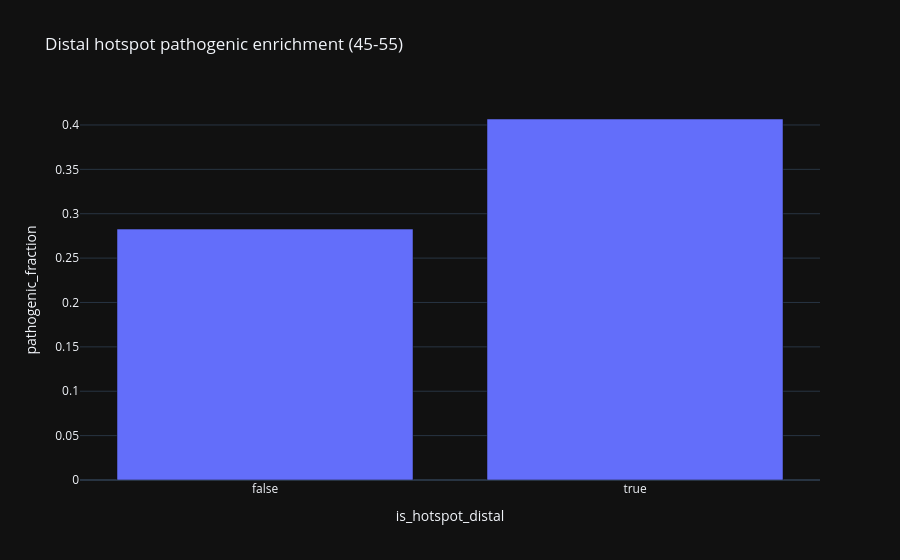

Write notebook code for a chart like this one.
### Markdown cell above
## 10. 📊 distal hotspot (45–55) enrichment 🛡 ⭐

### Code cell
tbl = d.groupby('is_hotspot_distal').agg(pathogenic_fraction=('pathogenic', 'mean'), n=('var_id', 'size')).reset_index()
display(tbl)
fig = px.bar(tbl, x='is_hotspot_distal', y='pathogenic_fraction', hover_data=['n'], title='Distal hotspot pathogenic enrichment (45-55)')
fig.show()

### Figure 1 — Plotly figure (JSON) as saved in the notebook; plotly's stock layout.template omitted (floating-point values rounded to 4 significant figures)
{"data": [{"customdata": [[9523], [1785]], "hovertemplate": "is_hotspot_distal=%{x}<br>pathogenic_fraction=%{y}<br>n=%{customdata[0]}<extra></extra>", "legendgroup": "", "marker": {"color": "#636efa", "pattern": {"shape": ""}}, "name": "", "orientation": "v", "showlegend": false, "textposition": "auto", "x": [false, true], "xaxis": "x", "y": [0.2827, 0.4067], "yaxis": "y", "type": "bar"}], "layout": {"xaxis": {"anchor": "y", "domain": [0.0, 1.0], "title": {"text": "is_hotspot_distal"}}, "yaxis": {"anchor": "x", "domain": [0.0, 1.0], "title": {"text": "pathogenic_fraction"}}, "legend": {"tracegroupgap": 0}, "title": {"text": "Distal hotspot pathogenic enrichment (45-55)"}, "barmode": "relative"}}
